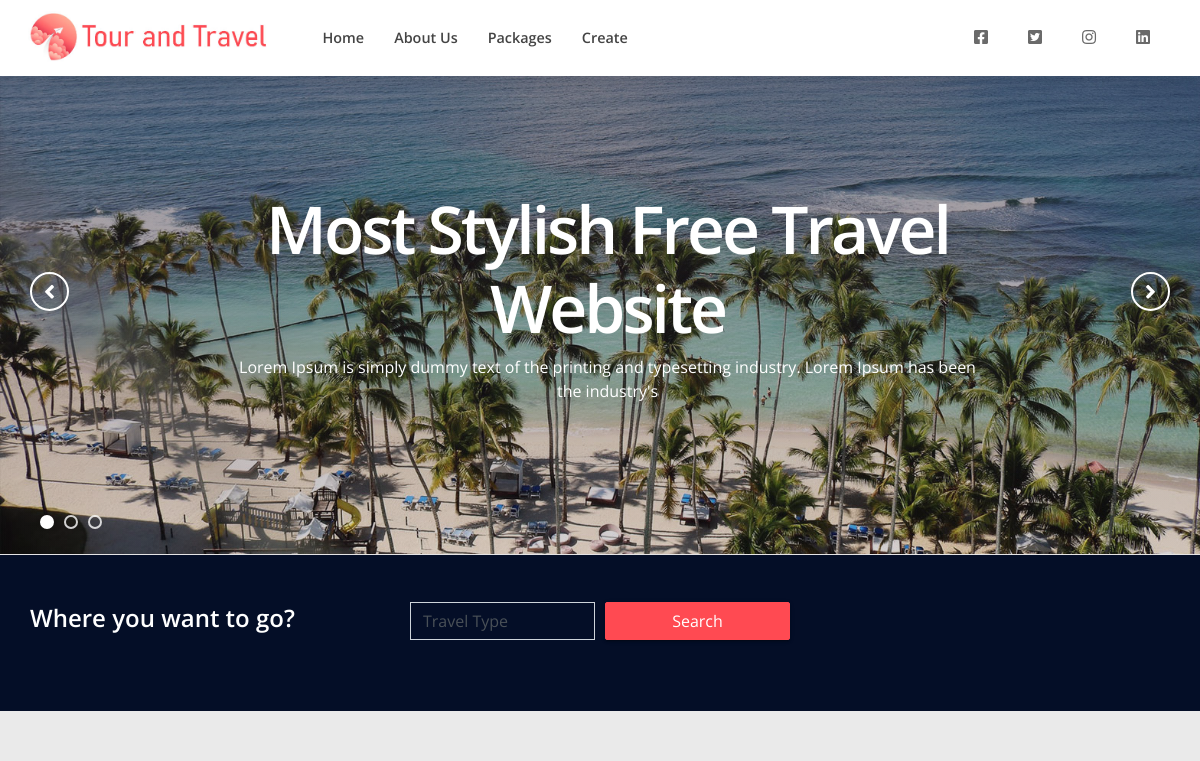
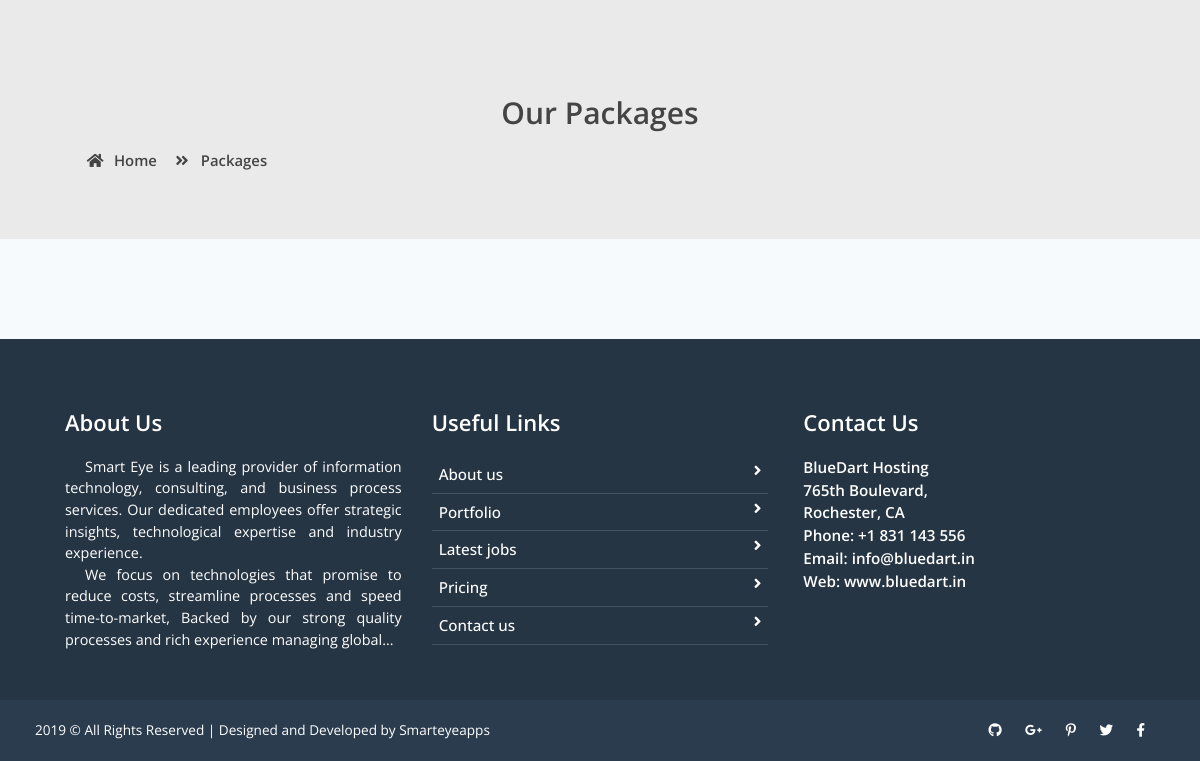
The page /category/1/ on the database as committed earlier (2 pictures, top to bottom).
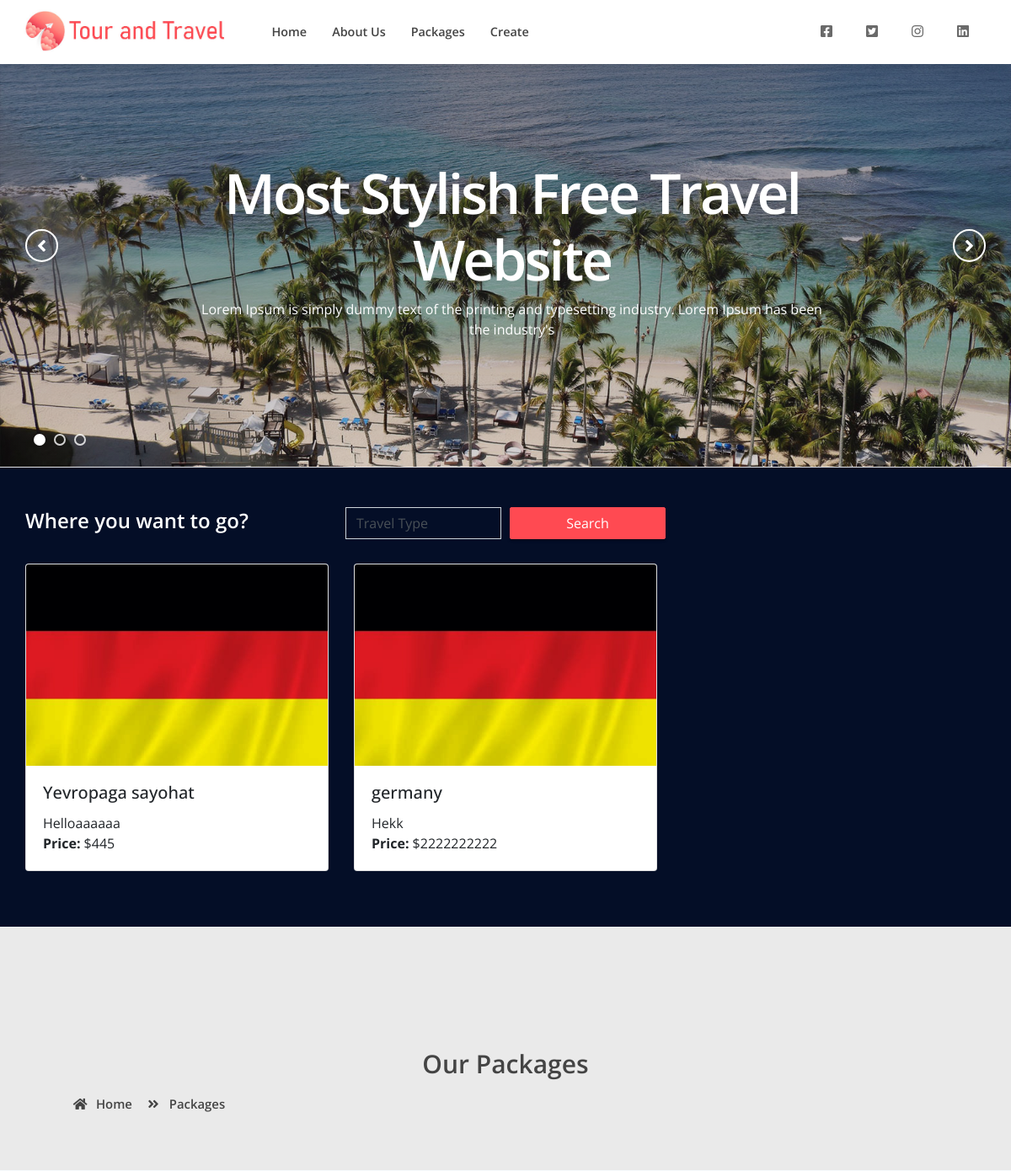
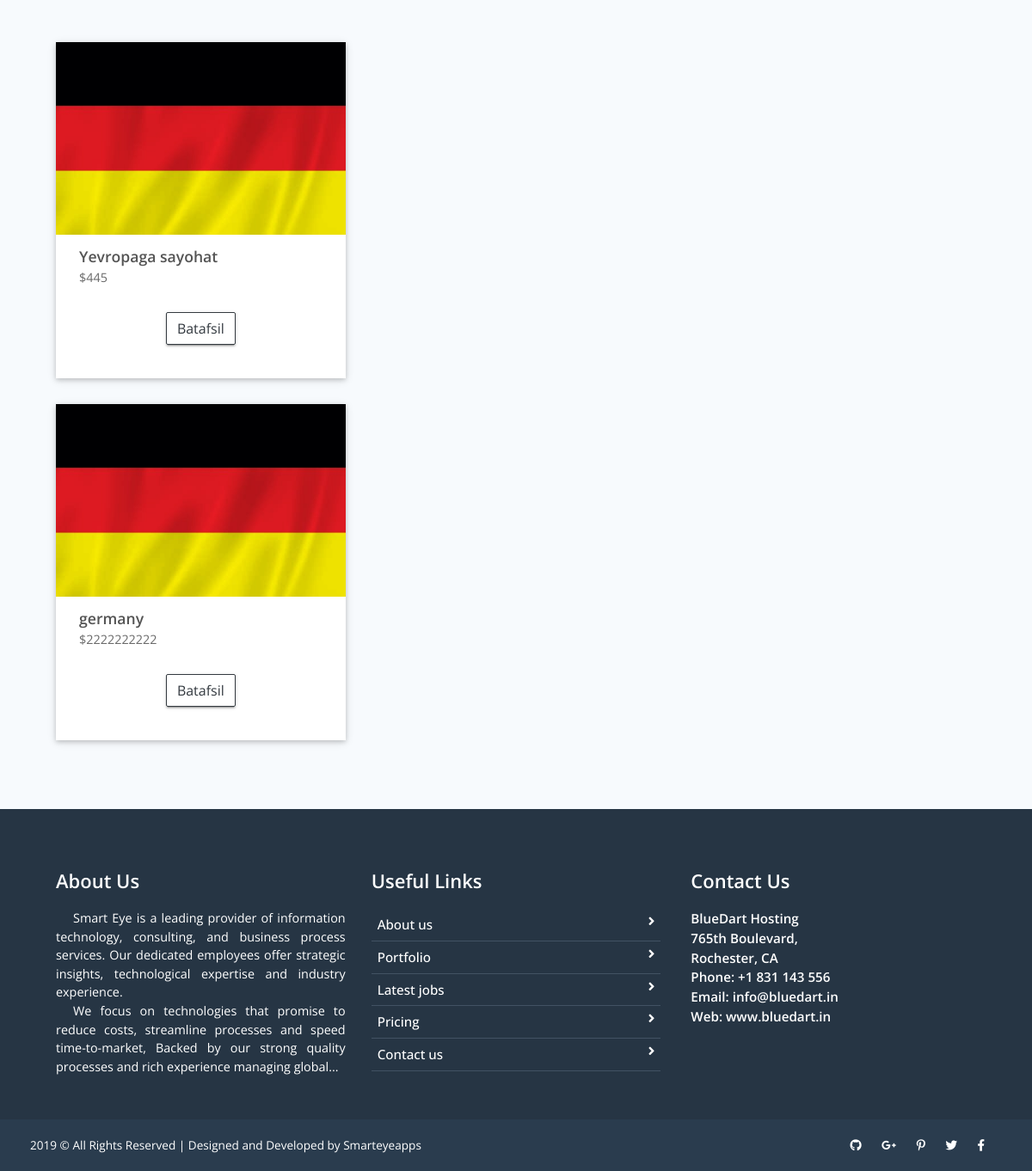
The same page on the database as committed later (2 pictures, top to bottom).
### tour_agency/models.py (models this page shows, shortened)
class Tour(models.Model):
    name = models.CharField(max_length=100)
    price = models.PositiveIntegerField()
    description = models.TextField()
    image = models.ImageField(upload_to='product_images', null=True)
    category = models.ForeignKey(Category, on_delete=models.CASCADE, related_name="products")

### tour_agency/views.py (the view)
# urls.py: path('category/<int:id>/', category, name="category"),
def category(request, id):
    cat = get_object_or_404(Category, id=id)
    products = cat.products.all()
    categories = Category.objects.all()
    return render(request, 'tour.html', {"products": products, "cats": categories})

### templates/tour.html
{% extends 'base.html' %}
{% load static %}
{% block content %}
<div class="page-nav no-margin row">
    <div class="container">
        <div class="row">
            <h2>Our Packages</h2>
            <ul>
                <li> <a href="#"><i class="fas fa-home"></i> Home</a></li>
                <li><i class="fas fa-angle-double-right"></i> Packages</li>
            </ul>
        </div>
    </div>
</div>
    <section class="container-fluid popular-pack">
        <div class="container">
            {% for product in products %}
            <div class="row pack-row">
                <div class="col-md-4">
                    <div class="colpack">
                        <img src="{{ product.image.url }}" alt="">
                        <div class="details row no-margin">
                            <h4>{{ product.name }}</h4>
                            <p>${{ product.price }}</p>
                            <ul class="rat">
                                <div class="card-footer p-4 pt-0 border-top-0 bg-transparent">
                                    <div class="text-center"><a class="btn btn-outline-dark mt-auto" href="{% url 'batafsil' product.id %}">Batafsil</a></div>
                                </div>
                            </ul>
                        </div>
                    </div>
                </div>
            </div>
            {% endfor %}
        </div>
    </section>
{% endblock content %}

### templates/base.html (shortened to what the changed rows need)
{% load static %}
<!doctype html>
<html lang="en">
<head>
    <link href="https://cdn.jsdelivr.net/npm/bootstrap@5.3.3/dist/css/bootstrap.min.css" rel="stylesheet">
    <link rel="stylesheet" href="{% static 'assets/css/bootstrap.min.css' %}">
    <link rel="stylesheet" href="{% static 'assets/css/all.min.css' %}">
    <link rel="stylesheet" href="{% static 'assets/css/animate.css'%}">
    <link rel="stylesheet" href="{% static 'assets/plugins/slider/css/owl.carousel.min.css' %}">
    <link rel="stylesheet" href="{% static 'assets/plugins/slider/css/owl.theme.default.css' %}">
    <link rel="stylesheet" type="text/css" href="{% static 'assets/css/style.css' %}" />
</head>
    <body>
        <header id="menu-jk" class="container-fluid">
            <div class="row">
            </div>
        </header>
        <div class="slider">
            <div class="owl-carousel ">
                <div class="slider-img">
                    <div class="item">
                        <div class="container">
                            <div class="row">
                                <div class="col-lg-offset-2 col-lg-8 col-md-offset-2 col-md-8 col-sm-12 col-xs-12">
                                    <div class="animated bounceInDown slider-captions">
                                        <h1 class="slider-title">Most Stylish Free Travel Website</h1>
                                    </div>
                                </div>
                            </div>
                        </div>
                    </div>
                </div>
            </div>
        </div>
        <div class="search container-fluid">
            <div class="container">
            </div>
            <div class="container mt-4">
                <div class="row">
                    {% for tour in products %}
                        <div class="col-md-4">
                            <div class="card mb-4">
                                <img src="{{ tour.image.url }}" class="card-img-top" alt="{{ tour.name }}">
                                <div class="card-body">
                                    <h5 class="card-title">{{ tour.name }}</h5>
                                    <p class="card-text">{{ tour.description }}</p>
                                    <p class="card-text"><strong>Price:</strong> ${{ tour.price }}</p>
                                </div>
                            </div>
                        </div>
                    {% endfor %}
                </div>
            </div>
        </div>
    {% block content %}
    {% endblock content %}
     <footer class="footer">
        <div class="container">
            <div class="row">
                <div class="col-md-4 col-sm-12">
                    <h2>About Us</h2>
                </div>
                <div class="col-md-4 col-sm-12">
                    <h2>Useful Links</h2>
                </div>
                <div class="col-md-4 col-sm-12 map-img">
                    <h2>Contact Us</h2>
                </div>
            </div>
        </div>
    </footer>
    <div class="copy">
            <div class="container">
            </div>
        </div>
    </body>
</html>

Rows that differ between the two databases and show on the page:
added Tour: image (picture), name "Yevropaga sayohat", description "Helloaaaaaa", price "445"
now on this page (row edited): Tour: image (picture), name "germany", description "Hekk", price "2222222222"
